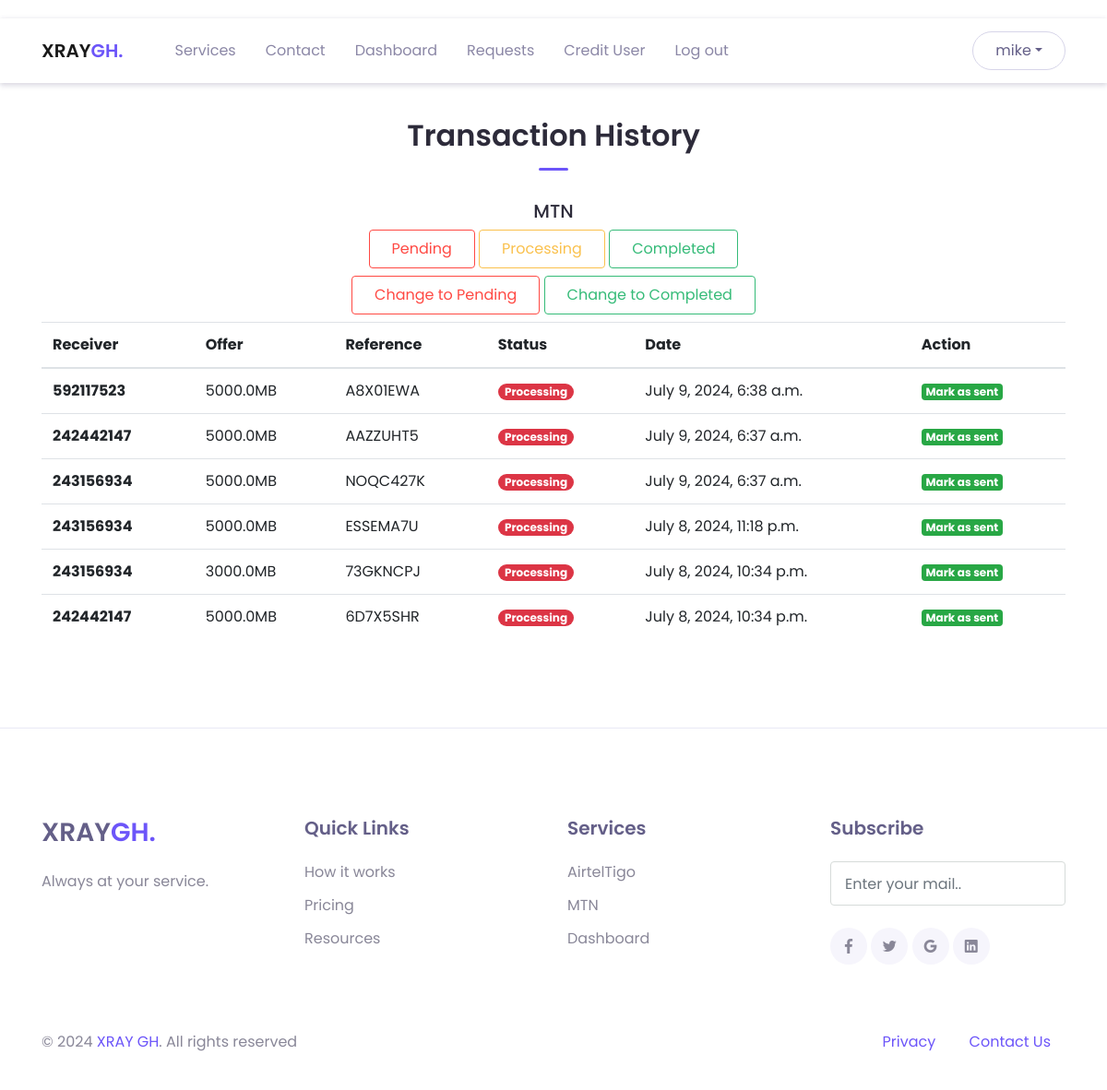
/mtn_admin/Processing (signed in), run on the app's committed database.
### intel_app/models.py (models this page shows, shortened)
class CustomUser(AbstractUser):
    first_name = models.CharField(max_length=100, null=False, blank=False)
    last_name = models.CharField(max_length=100, null=False, blank=False)
    username = models.CharField(max_length=100, null=False, blank=False, unique=True)
    email = models.EmailField(max_length=250, null=False, blank=False)
    phone = models.PositiveIntegerField(null=True, blank=True)
    wallet = models.FloatField(null=True, blank=True, default=0.0)
    choices = (
        ("User", "User"),
        ("Agent", "Agent"),
        ("Super Agent", "Super Agent")
    )
    status = models.CharField(max_length=250, null=False, blank=False, choices=choices, default="User")
    password1 = models.CharField(max_length=100, null=False, blank=False)
    password2 = models.CharField(max_length=100, null=False, blank=False)
    def __str__(self):
        return self.username

class MTNTransaction(models.Model):
    user = models.ForeignKey(CustomUser, on_delete=models.CASCADE)
    bundle_number = models.BigIntegerField(null=False, blank=False)
    offer = models.CharField(max_length=250, null=False, blank=False)
    reference = models.CharField(max_length=250, null=False, blank=True)
    transaction_date = models.DateTimeField(auto_now_add=True)
    choices = (
        ("Pending", "Pending"),
        ("Processing", "Processing"),
        ("Completed", "Completed"),
        ("Failed", "Failed")
    )
    transaction_status = models.CharField(max_length=100, choices=choices, default="Pending")
    description = models.CharField(max_length=500, null=True, blank=True)

### intel_app/views.py (the view, shortened to what this page needs)
# urls.py: path('mtn_admin/<str:status>', views.admin_mtn_history, name='mtn_admin'),
@login_required(login_url='login')
def admin_mtn_history(request, status):
    if request.user.is_staff and request.user.is_superuser:
        all_txns = models.MTNTransaction.objects.filter(transaction_status=status).order_by('-transaction_date')[:800]
        context = {'txns': all_txns, 'status': status}
        return render(request, "layouts/services/mtn_admin.html", context=context)
    else:
        messages.error(request, "Access Denied")
        return redirect('mtn_admin', status=status)

### intel_app/templates/layouts/services/mtn_admin.html (shortened to what this page needs)
{% extends 'base.html' %}
  {% block content %}
  {% include 'inc/header.html' %}
  <header>
    {% include 'inc/header.html' %}
  </header>
  <main>
    <div class="page-section mt-5" id="services">
      <div class="container">
             <div class="text-center">
                <h2 class="title-section">Transaction History</h2>
                <div class="divider mx-auto"></div>
                <h5>MTN</h5>
                <a class="btn btn-outline-danger" href="{% url 'mtn_admin' status='Pending' %}">Pending</a>
                <a class="btn btn-outline-warning" href="{% url 'mtn_admin' status='Processing' %}">Processing</a>
                <a class="btn btn-outline-success" href="{% url 'mtn_admin' status='Completed' %}">Completed</a>
                {% if status == "Processing" %}
                <div class="my-2">
                    <a class="btn btn-outline-danger" href="{% url 'excel_status' status='Processing' to_change_to='Pending' %}">Change to Pending</a>
                    <a class="btn btn-outline-success" href="{% url 'excel_status' status='Processing' to_change_to='Completed' %}">Change
                        to Completed</a>
                    </div>
                {% endif %}
            </div>
            <div class="table-responsive">
                <table id="myTable" class="table">
                    <thead>
                    <tr>
                        <th scope="col">Receiver</th>
                        <th scope="col">Offer</th>
                        <th scope="col">Reference</th>
                        <th scope="col">Status</th>
                        <th scope="col">Date</th>
                        <th scope="col">Action</th>
                    </tr>
                    </thead>
                    <tbody>
                    {% for txn in txns %}
                        <tr>
                            <th scope="row">{{txn.bundle_number}}</th>
                            <td>{{txn.offer}}</td>
                            <td>{{txn.reference}}</td>
                            {% if txn.transaction_status == "Completed" %}
                            <td><span class="badge badge-pill badge-success me-1">{{txn.transaction_status}}</span></td>
                            {% else %}
                            <td><span class="badge badge-pill badge-danger me-1">{{txn.transaction_status}}</span></td>
                            {% endif %}
                            <td>{{txn.transaction_date}}</td>
                            <td><a href="{% url 'mark_as_sent' pk=txn.id %}" class="badge badge-success">Mark as sent</a></td>
                        </tr>
                    {% endfor %}
                    </tbody>
                </table>
            </div>
      </div>
  </div>
  </main>
  {% include 'inc/footer.html' %}
{% endblock %}

### intel_app/templates/inc/header.html (shortened to what this page needs)
  <nav class="navbar navbar-expand-lg navbar-light navbar-float">
    <div class="container">
      <a href="{% url 'home' %}" class="navbar-brand">XRAY<span class="text-primary">GH.</span></a>
      <div class="navbar-collapse collapse" id="navbarContent">
        <ul class="navbar-nav ml-lg-4 pt-3 pt-lg-0">
          <li class="nav-item">
            <a href="{% url 'services' %}" class="nav-link">Services</a>
          </li>
          <li class="nav-item">
            <a href="mailto:xraycustomercare@gmail.com" class="nav-link">Contact</a>
          </li>
          {% if request.user.is_authenticated %}
          <li class="nav-item">
            <a href="{% url 'history' %}" class="nav-link">Dashboard</a>
          </li>
          {% if request.user.is_superuser %}
          <li class="nav-item">
            <a href="{% url 'topup_list' %}" class="nav-link">Requests</a>
          </li>
          <li class="nav-item">
            <a href="{% url 'credit_user' %}" class="nav-link">Credit User</a>
          </li>
          {% endif %}
          <li class="nav-item">
            <a href="{% url 'logout' %}" class="nav-link">Log out</a>
          </li>
          {% endif %}
        </ul>
        {% if request.user.is_authenticated %}
        <div class="ml-auto">
          <div class="dropdown">
          <button href="#" class="btn btn-outline rounded-pill dropdown-toggle" data-toggle="dropdown" aria-expanded="false">{{request.user}}</button>
          </div>
        </div>
        {% endif %}
      </div>
    </div>
  </nav>

### intel_app/static/assets/css/theme.css (style rules this page uses)
:root { --primary: #6C55F9; --accent: #FF3D85; --secondary: #645F88; --success: #35bb78; --info: #05B4E1; --warning: #FAC14D; --danger: #FF4943; --grey: #B4B2C5; --dark: #2D2B3A; --light: #F6F5FC; }
body { font-family: "Poppins", sans-serif; line-height: 1.5; color: #2D2B3A; }
a { color: #6C55F9; text-decoration: none; background-color: transparent; }
.text-primary { color: #6C55F9 !important; }
.btn { transition: all .2s ease; }
.btn-outline { border-color: #D7D5E9; color: #645F88; }
.btn-outline-success { color: #35bb78; border-color: #35bb78; }
.btn-outline-warning { color: #FAC14D; border-color: #FAC14D; }
.btn-outline-danger { color: #FF4943; border-color: #FF4943; }
.btn { padding: 8px 24px; }
.navbar { min-height: 70px; z-index: 1000; }
.navbar-float { position: absolute; top: 20px; left: 0; width: 100%; background-color: #fff; box-shadow: 0 2px 6px rgba(100, 95, 136, 0.15); z-index: 1070; }
.navbar-brand { font-weight: 600; padding-top: 10px; padding-bottom: 10px; }
.navbar-nav { margin-top: 10px; border-top: 1px solid #e4e7ee; flex-shrink: 0; }
.navbar-nav .nav-link { transition: all .2s ease; }
.navbar-light .navbar-nav .nav-link { color: rgba(100, 95, 136, 0.75); }
@media (min-width: 992px) { .navbar-expand-lg .navbar-nav { margin-top: 0; border-top: none; } }
@media (min-width: 992px) { .navbar-expand-lg .navbar-nav .nav-link { padding-right: 16px; padding-left: 16px; } }
@media (min-width: 992px) { .navbar-expand-lg .navbar-nav { align-items: center; } }
.page-section { position: relative; padding-top: 80px; padding-bottom: 80px; background-color: #fff; overflow: hidden; }
.title-section { max-width: 450px; color: #2D2B3A; font-weight: 600; }
.text-center .title-section { margin-left: auto; margin-right: auto; }
.divider { display: block; margin-top: 16px; margin-bottom: 32px; width: 32px; height: 3px; border-radius: 40px; background-color: #6C55F9; }

### data on the page
CustomUser: user "mike"
MTNTransaction: bundle_number "592117523", offer "5000.0MB", reference "A8X01EWA", transaction_status "Processing", transaction_date "July 9, 2024, 6:38 a.m."
MTNTransaction: bundle_number "242442147", offer "5000.0MB", reference "AAZZUHT5", transaction_status "Processing", transaction_date "July 9, 2024, 6:37 a.m."
MTNTransaction: bundle_number "243156934", offer "5000.0MB", reference "NOQC427K", transaction_status "Processing", transaction_date "July 9, 2024, 6:37 a.m."
MTNTransaction: bundle_number "243156934", offer "5000.0MB", reference "ESSEMA7U", transaction_status "Processing", transaction_date "July 8, 2024, 11:18 p.m."
MTNTransaction: bundle_number "243156934", offer "3000.0MB", reference "73GKNCPJ", transaction_status "Processing", transaction_date "July 8, 2024, 10:34 p.m."
MTNTransaction: bundle_number "242442147", offer "5000.0MB", reference "6D7X5SHR", transaction_status "Processing", transaction_date "July 8, 2024, 10:34 p.m."
